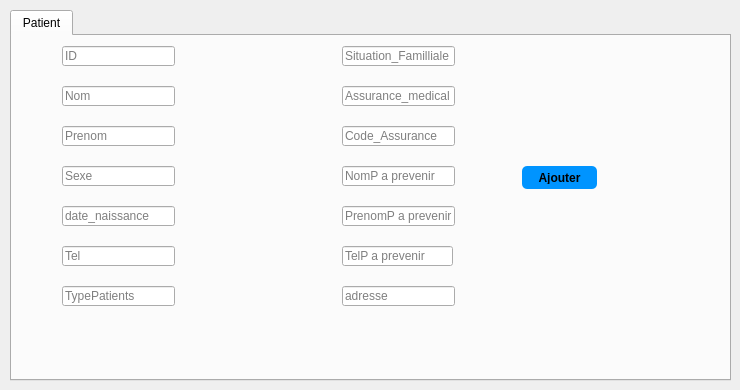
        <widget class="QWidget" name="tab_20">
         <attribute name="title">
          <string>Ajouter patient</string>
         </attribute>
         <widget class="QTabWidget" name="tabWidget_8">
          <property name="geometry">
           <rect>
            <x>10</x>
            <y>10</y>
            <width>721</width>
            <height>371</height>
           </rect>
          </property>
          <property name="currentIndex">
           <number>0</number>
          </property>
          <widget class="QWidget" name="tab_2">
           <attribute name="title">
            <string>Patient</string>
           </attribute>
           <widget class="QLineEdit" name="Nom">
            <property name="geometry">
             <rect>
              <x>50</x>
              <y>50</y>
              <width>113</width>
              <height>20</height>
             </rect>
            </property>
            <property name="placeholderText">
             <string>Nom</string>
            </property>
           </widget>
           <widget class="QLineEdit" name="TypePatients">
            <property name="geometry">
             <rect>
              <x>50</x>
              <y>250</y>
              <width>113</width>
              <height>20</height>
             </rect>
            </property>
            <property name="placeholderText">
             <string>TypePatients</string>
            </property>
           </widget>
           <widget class="QLineEdit" name="ID">
            <property name="geometry">
             <rect>
              <x>50</x>
              <y>10</y>
              <width>113</width>
              <height>20</height>
             </rect>
            </property>
            <property name="placeholderText">
             <string>ID</string>
            </property>
           </widget>
           <widget class="QLineEdit" name="AssuranceMed">
            <property name="geometry">
             <rect>
              <x>330</x>
              <y>50</y>
              <width>113</width>
              <height>20</height>
             </rect>
            </property>
            <property name="placeholderText">
             <string>Assurance_medical</string>
            </property>
           </widget>
           <widget class="QLineEdit" name="Telpap">
            <property name="geometry">
             <rect>
              <x>330</x>
              <y>210</y>
              <width>111</width>
              <height>20</height>
             </rect>
            </property>
            <property name="placeholderText">
             <string>TelP a prevenir</string>
            </property>
           </widget>
           <widget class="QLineEdit" name="Prenom">
            <property name="geometry">
             <rect>
              <x>50</x>
              <y>90</y>
              <width>113</width>
              <height>20</height>
             </rect>
            </property>
            <property name="placeholderText">
             <string>Prenom</string>
            </property>
           </widget>
           <widget class="QLineEdit" name="Sexe">
            <property name="geometry">
             <rect>
              <x>50</x>
              <y>130</y>
              <width>113</width>
              <height>20</height>
             </rect>
            </property>
            <property name="readOnly">
             <bool>false</bool>
            </property>
            <property name="placeholderText">
             <string>Sexe</string>
            </property>
           </widget>
           <widget class="QLineEdit" name="Tel">
            <property name="geometry">
             <rect>
              <x>50</x>
              <y>210</y>
              <width>113</width>
              <height>20</height>
             </rect>
            </property>
            <property name="placeholderText">
             <string>Tel</string>
            </property>
           </widget>
           <widget class="QLineEdit" name="SituationF">
            <property name="geometry">
             <rect>
              <x>330</x>
              <y>10</y>
              <width>113</width>
              <height>20</height>
             </rect>
            </property>
            <property name="placeholderText">
             <string>Situation_Familliale</string>
            </property>
           </widget>
           <widget class="QLineEdit" name="CodeAssurance">
            <property name="geometry">
             <rect>
              <x>330</x>
              <y>90</y>
              <width>113</width>
              <height>20</height>
             </rect>
            </property>
            <property name="placeholderText">
             <string>Code_Assurance</string>
            </property>
           </widget>
           <widget class="QLineEdit" name="Adresse">
            <property name="geometry">
             <rect>
              <x>330</x>
              <y>250</y>
              <width>113</width>
              <height>20</height>
             </rect>
            </property>
            <property name="placeholderText">
             <string>adresse</string>
            </property>
           </widget>
           <widget class="QLineEdit" name="Nompap">
            <property name="geometry">
             <rect>
              <x>330</x>
              <y>130</y>
              <width>113</width>
              <height>20</height>
             </rect>
            </property>
            <property name="placeholderText">
             <string>NomP a prevenir</string>
            </property>
           </widget>
           <widget class="QLineEdit" name="Datenaissance">
            <property name="geometry">
             <rect>
              <x>50</x>
              <y>170</y>
              <width>113</width>
              <height>20</height>
             </rect>
            </property>
            <property name="readOnly">
             <bool>false</bool>
            </property>
            <property name="placeholderText">
             <string>date_naissance</string>
            </property>
           </widget>
           <widget class="QLineEdit" name="Prenompap">
            <property name="geometry">
             <rect>
              <x>330</x>
              <y>170</y>
              <width>113</width>
              <height>20</height>
             </rect>
            </property>
            <property name="placeholderText">
             <string>PrenomP a prevenir</string>
            </property>
           </widget>
           <widget class="QPushButton" name="pb_ajouter">
            <property name="geometry">
             <rect>
              <x>510</x>
              <y>130</y>
              <width>75</width>
              <height>23</height>
             </rect>
            </property>
            <property name="styleSheet">
             <string notr="true">QPushButton {
padding: 5px;
border-radius: 5px;
background-color:#0094ff;
font-weight: bold;
}
QPushButton:hover
{
color :white;
}</string>
            </property>
            <property name="text">
             <string>Ajouter</string>
            </property>
           </widget>
          </widget>
         </widget>
        </widget>
